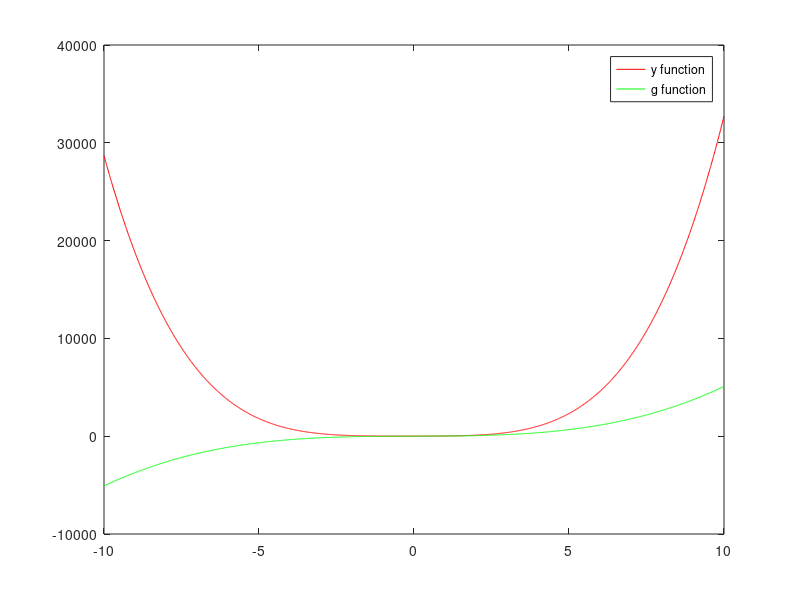

This chart was generated by the following MATLAB code:
% specifying colors for plots
x = [-10 : 0.01: 10];
y = 3*x.^4 + 2 * x.^3 + 7 * x.^2 + 2 * x + 9;
g = 5 * x.^3 + 9 * x + 2;
plot(x, y, 'r', x, g, 'g')
legend('y function','g function')